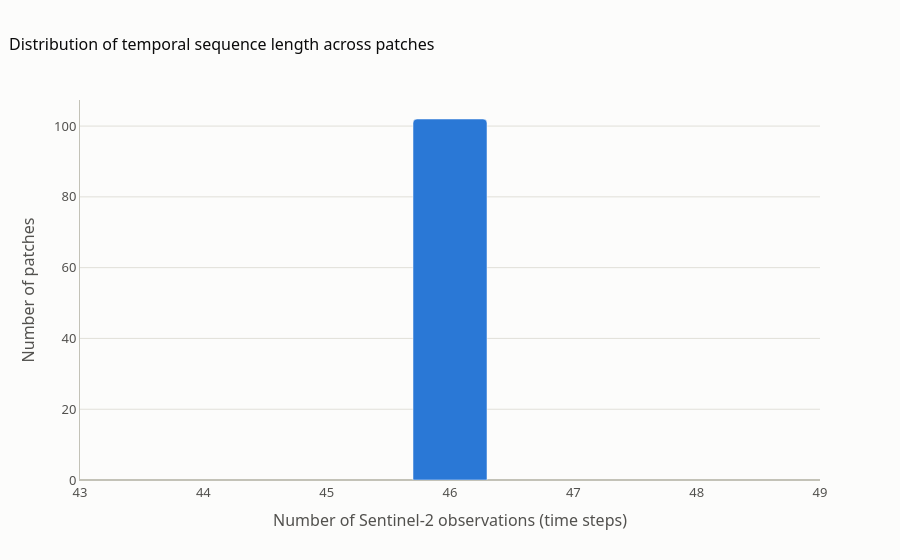

Notebook code cell kept with this figure:
### Markdown cell above
## 3. Number of temporal observations per patch

### Code cell
obs_counts = shape_df['n_obs'].value_counts().sort_index()
obs_df = obs_counts.rename_axis('n_obs').reset_index(name='n_patches')

fig = px.bar(
    obs_df, x='n_obs', y='n_patches',
    title='Distribution of temporal sequence length across patches',
    labels={'n_obs': 'Number of Sentinel-2 observations (time steps)', 'n_patches': 'Number of patches'},
)
fig.update_traces(marker_color=SERIES[0], width=0.6)
fig.update_xaxes(range=[43, 49], dtick=1, tick0=43)
fig.update_layout(bargap=0.6)
fig.write_image(f'{FIG_DIR}/temporal_obs_histogram.png')
fig.show()

print(shape_df['n_obs'].describe())

### Figure 1 — Plotly figure (JSON) as saved in the notebook; plotly's stock layout.template omitted (floating-point values rounded to 4 significant figures)
{"data": [{"hovertemplate": "Number of Sentinel-2 observations (time steps)=%{x}<br>Number of patches=%{y}<extra></extra>", "legendgroup": "", "marker": {"color": "#2a78d6", "pattern": {"shape": ""}}, "name": "", "orientation": "v", "showlegend": false, "textposition": "auto", "type": "bar", "width": 0.6, "x": [46], "xaxis": "x", "y": [102], "yaxis": "y"}], "layout": {"bargap": 0.6, "barmode": "relative", "legend": {"tracegroupgap": 0}, "title": {"text": "Distribution of temporal sequence length across patches"}, "xaxis": {"anchor": "y", "domain": [0, 1], "dtick": 1, "range": [43, 49], "tick0": 43, "title": {"text": "Number of Sentinel-2 observations (time steps)"}}, "yaxis": {"anchor": "x", "domain": [0, 1], "title": {"text": "Number of patches"}}}}
